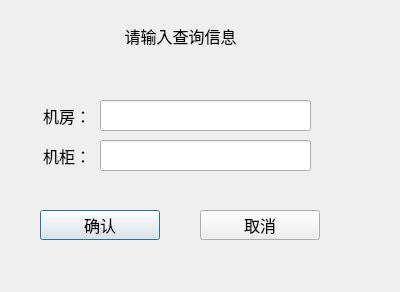
<?xml version="1.0" encoding="UTF-8"?>
<ui version="4.0">
 <class>Setup_CabQueryDlg</class>
 <widget class="QDialog" name="Setup_CabQueryDlg">
  <property name="geometry">
   <rect>
    <x>0</x>
    <y>0</y>
    <width>400</width>
    <height>292</height>
   </rect>
  </property>
  <property name="font">
   <font>
    <family>微软雅黑</family>
    <pointsize>12</pointsize>
   </font>
  </property>
  <property name="windowTitle">
   <string>Dialog</string>
  </property>
  <property name="styleSheet">
   <string notr="true">#Setup_CabQueryDlg{background-image: url(:/image/box_back.jpg);}</string>
  </property>
  <widget class="QLineEdit" name="roomEdit">
   <property name="geometry">
    <rect>
     <x>100</x>
     <y>100</y>
     <width>211</width>
     <height>31</height>
    </rect>
   </property>
   <property name="font">
    <font>
     <family>微软雅黑</family>
     <pointsize>12</pointsize>
    </font>
   </property>
  </widget>
  <widget class="QLabel" name="label">
   <property name="geometry">
    <rect>
     <x>110</x>
     <y>20</y>
     <width>141</width>
     <height>31</height>
    </rect>
   </property>
   <property name="font">
    <font>
     <family>微软雅黑</family>
     <pointsize>12</pointsize>
    </font>
   </property>
   <property name="text">
    <string>请输入查询信息</string>
   </property>
   <property name="alignment">
    <set>Qt::AlignCenter</set>
   </property>
  </widget>
  <widget class="QPushButton" name="okBtn">
   <property name="geometry">
    <rect>
     <x>40</x>
     <y>210</y>
     <width>120</width>
     <height>30</height>
    </rect>
   </property>
   <property name="font">
    <font>
     <family>微软雅黑</family>
     <pointsize>12</pointsize>
    </font>
   </property>
   <property name="text">
    <string>确认</string>
   </property>
  </widget>
  <widget class="QLineEdit" name="cabEdit">
   <property name="geometry">
    <rect>
     <x>100</x>
     <y>140</y>
     <width>211</width>
     <height>31</height>
    </rect>
   </property>
   <property name="font">
    <font>
     <family>微软雅黑</family>
     <pointsize>12</pointsize>
    </font>
   </property>
  </widget>
  <widget class="QLabel" name="cabLab">
   <property name="geometry">
    <rect>
     <x>0</x>
     <y>140</y>
     <width>91</width>
     <height>31</height>
    </rect>
   </property>
   <property name="font">
    <font>
     <family>微软雅黑</family>
     <pointsize>12</pointsize>
    </font>
   </property>
   <property name="text">
    <string>机柜：</string>
   </property>
   <property name="alignment">
    <set>Qt::AlignRight|Qt::AlignTrailing|Qt::AlignVCenter</set>
   </property>
  </widget>
  <widget class="QLabel" name="label_2">
   <property name="geometry">
    <rect>
     <x>0</x>
     <y>100</y>
     <width>91</width>
     <height>31</height>
    </rect>
   </property>
   <property name="font">
    <font>
     <family>微软雅黑</family>
     <pointsize>12</pointsize>
    </font>
   </property>
   <property name="text">
    <string>机房：</string>
   </property>
   <property name="alignment">
    <set>Qt::AlignRight|Qt::AlignTrailing|Qt::AlignVCenter</set>
   </property>
  </widget>
  <widget class="QPushButton" name="quitBtn">
   <property name="geometry">
    <rect>
     <x>200</x>
     <y>210</y>
     <width>120</width>
     <height>30</height>
    </rect>
   </property>
   <property name="font">
    <font>
     <family>微软雅黑</family>
     <pointsize>12</pointsize>
    </font>
   </property>
   <property name="text">
    <string>取消</string>
   </property>
  </widget>
 </widget>
 <resources/>
 <connections/>
</ui>
